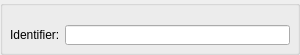
<?xml version="1.0" encoding="UTF-8"?>
<ui version="4.0">
 <class>UIListCellPropertyGridWidget</class>
 <widget class="QWidget" name="UIListCellPropertyGridWidget">
  <property name="geometry">
   <rect>
    <x>0</x>
    <y>0</y>
    <width>300</width>
    <height>55</height>
   </rect>
  </property>
  <property name="minimumSize">
   <size>
    <width>300</width>
    <height>55</height>
   </size>
  </property>
  <property name="windowTitle">
   <string>Form</string>
  </property>
  <widget class="QGroupBox" name="groupWidgetFrame">
   <property name="geometry">
    <rect>
     <x>0</x>
     <y>0</y>
     <width>300</width>
     <height>55</height>
    </rect>
   </property>
   <property name="title">
    <string/>
   </property>
   <widget class="QLineEdit" name="objectIdentifierLineEdit">
    <property name="geometry">
     <rect>
      <x>65</x>
      <y>25</y>
      <width>225</width>
      <height>20</height>
     </rect>
    </property>
   </widget>
   <widget class="QLabel" name="label">
    <property name="geometry">
     <rect>
      <x>10</x>
      <y>25</y>
      <width>50</width>
      <height>20</height>
     </rect>
    </property>
    <property name="minimumSize">
     <size>
      <width>50</width>
      <height>20</height>
     </size>
    </property>
    <property name="text">
     <string>Identifier:</string>
    </property>
   </widget>
  </widget>
 </widget>
 <tabstops>
  <tabstop>objectIdentifierLineEdit</tabstop>
 </tabstops>
 <resources/>
 <connections/>
</ui>
